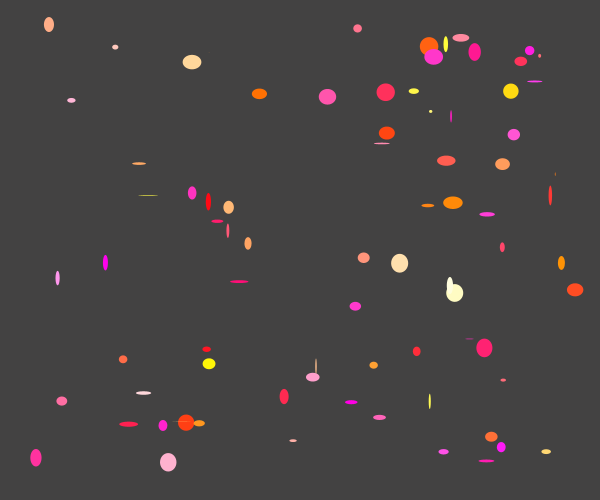
Frame 1 (no input)
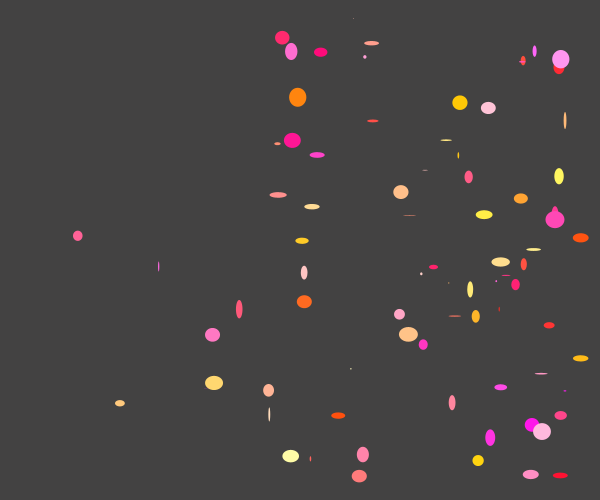
Frame 60 (the mouse pressed at the canvas centre just before this capture)
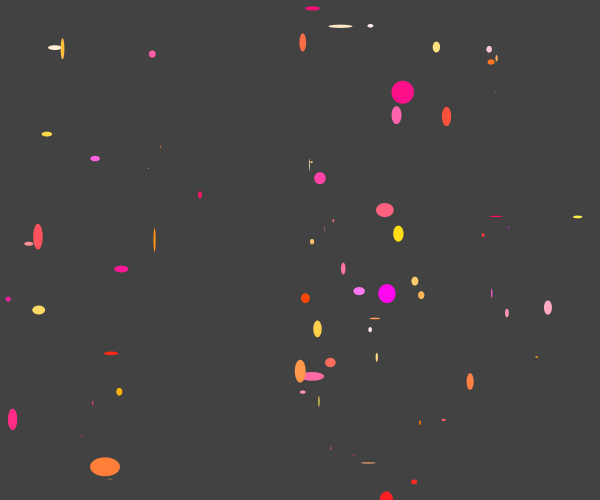
Frame 120 (the mouse held since frame 60 and released just before this capture)

The Processing sketch that drew these frames (run headless with seeded random() and noise(); from frame 60 on, the mouse is pressed at the canvas centre):

// Processing sketch: processing_184583
// ── processing_184583.pde

// VARIABLES Y MATRICES
 
int total = 80;
float[] posx = new float[total];
float[] posy = new float[total];
float[] velx = new float[total];
float[] vely = new float[total];
float[] sz = new float[total];

 
 
void setup() {

  size (600, 500);
  for (int i=0; i<total; i++) {
    sz[i] = 20;
    posx[i] = random(sz[i], width-sz[i]);
    posy[i] = random(sz[i], height-sz[i]);
    velx[i] = random(0,5);
    vely[i] = random(-10,5);
  }
}

void draw() {
  background(67,66,66);
  noStroke();
 
  for (int i=0; i<total; i++) {
 
 
    posx[i] += velx[i];
    posy[i] += vely[i];
 
 //DECISIONES
    if (posx[i]<0+sz[i] || posx[i]>width-sz[i]) {
      velx[i] = -velx[i];
      sz[i]--;
    }
    if (posy[i]<0+sz[i] || posy[i]>height-sz[i]) {
      vely[i] = -vely[i];
      sz[i]--;
    }
  
    fill(255, random(255), random(255));
    ellipse(posx[i], posy[i], random(sz[i]), random(sz[i]));
  }

}
 
void mousePressed() {
  for (int i=0; i<total; i++) {
    posx[i] = mouseX-2;
    posy[i] = mouseY+2;
    sz[i] = random(-30,40);
   
  }
}
